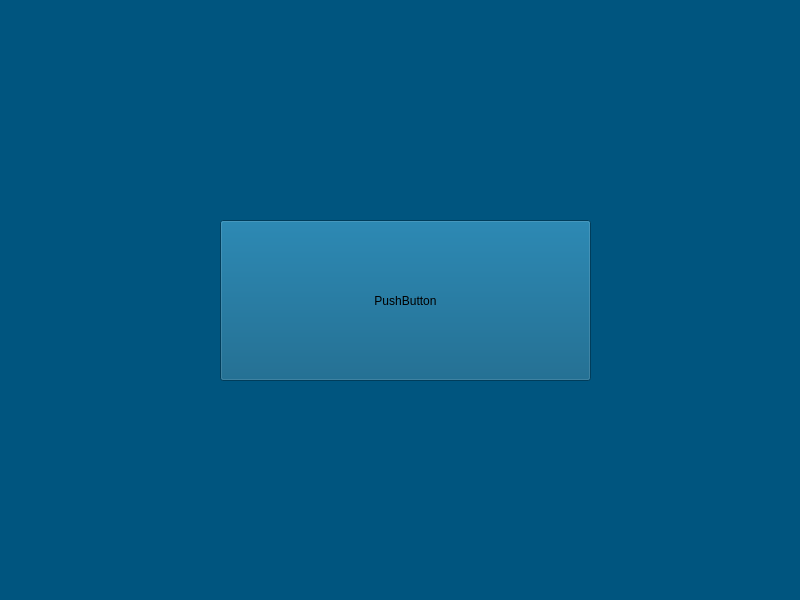
<?xml version="1.0" encoding="UTF-8"?>
<ui version="4.0">
 <class>Widget</class>
 <widget class="QWidget" name="Widget">
  <property name="geometry">
   <rect>
    <x>0</x>
    <y>0</y>
    <width>800</width>
    <height>600</height>
   </rect>
  </property>
  <property name="windowTitle">
   <string>Widget</string>
  </property>
  <property name="styleSheet">
   <string notr="true">background-color:rgb(0, 85, 127)</string>
  </property>
  <widget class="QPushButton" name="pushButton">
   <property name="geometry">
    <rect>
     <x>220</x>
     <y>220</y>
     <width>371</width>
     <height>161</height>
    </rect>
   </property>
   <property name="text">
    <string>PushButton</string>
   </property>
  </widget>
 </widget>
 <resources/>
 <connections/>
</ui>
